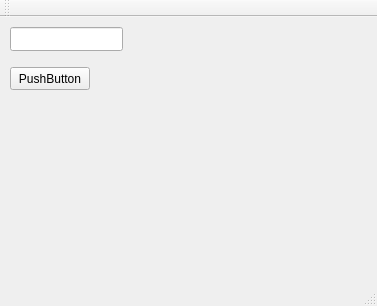
<?xml version="1.0" encoding="UTF-8"?>
<ui version="4.0">
 <class>MainWindow</class>
 <widget class="QMainWindow" name="MainWindow">
  <property name="geometry">
   <rect>
    <x>0</x>
    <y>0</y>
    <width>377</width>
    <height>306</height>
   </rect>
  </property>
  <property name="windowTitle">
   <string>MainWindow</string>
  </property>
  <widget class="QWidget" name="centralWidget">
   <widget class="QLineEdit" name="lineEdit">
    <property name="geometry">
     <rect>
      <x>10</x>
      <y>10</y>
      <width>113</width>
      <height>24</height>
     </rect>
    </property>
   </widget>
   <widget class="QPushButton" name="pushButton">
    <property name="geometry">
     <rect>
      <x>10</x>
      <y>50</y>
      <width>80</width>
      <height>23</height>
     </rect>
    </property>
    <property name="text">
     <string>PushButton</string>
    </property>
   </widget>
  </widget>
  <widget class="QMenuBar" name="menuBar">
   <property name="geometry">
    <rect>
     <x>0</x>
     <y>0</y>
     <width>377</width>
     <height>21</height>
    </rect>
   </property>
  </widget>
  <widget class="QToolBar" name="mainToolBar">
   <attribute name="toolBarArea">
    <enum>TopToolBarArea</enum>
   </attribute>
   <attribute name="toolBarBreak">
    <bool>false</bool>
   </attribute>
  </widget>
  <widget class="QStatusBar" name="statusBar"/>
 </widget>
 <layoutdefault spacing="6" margin="11"/>
 <resources/>
 <connections/>
</ui>
